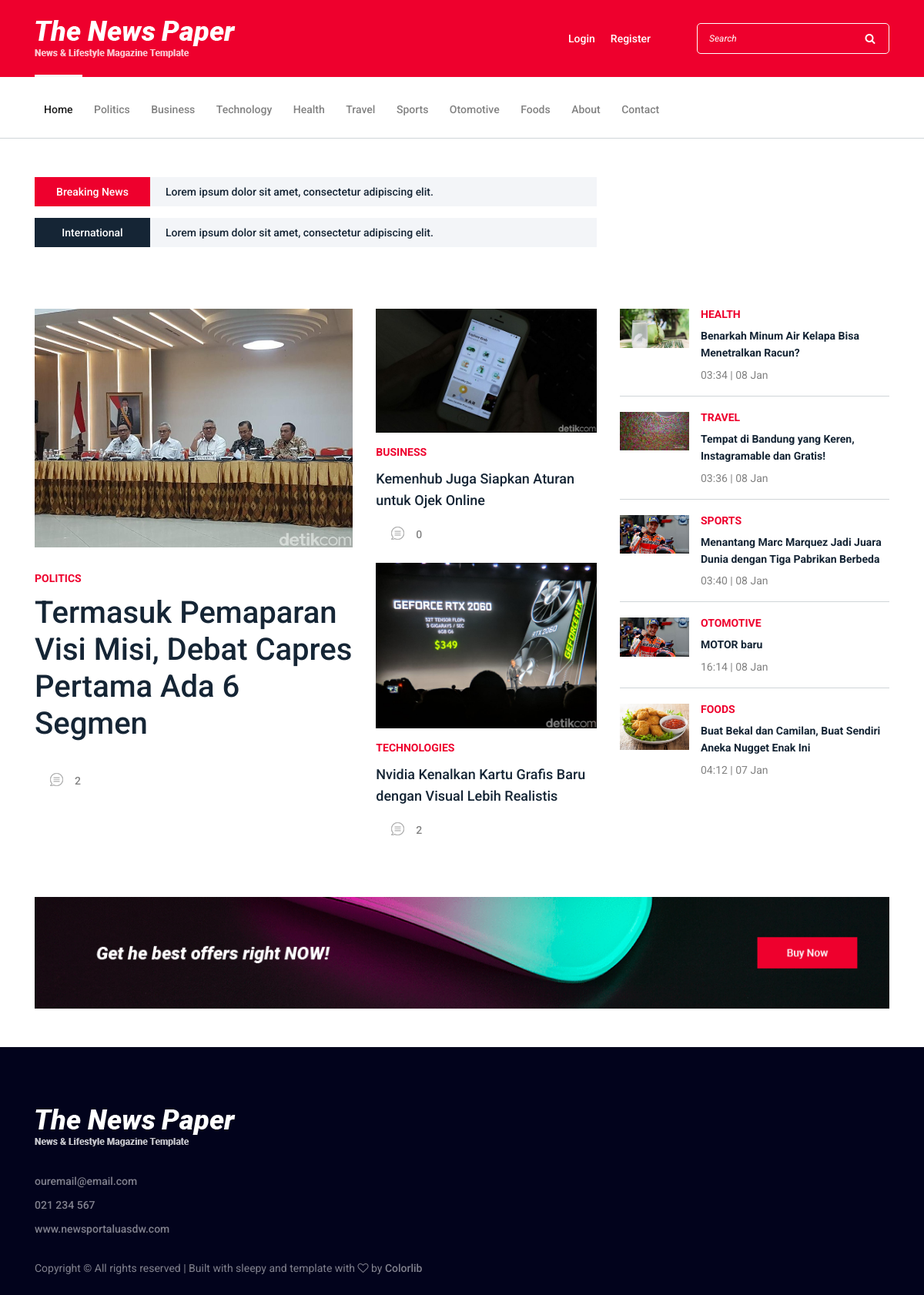
Screenshot of /user?page=home with the database file from the repository.
### tables this page shows
CREATE TABLE `berita` (
  `id` int(11) NOT NULL,
  `judul_berita` varchar(250) NOT NULL,
  `isi_berita` text NOT NULL,
  `kategori_brt` int(11) NOT NULL,
  `gambar` varchar(250) NOT NULL,
  `created_at` datetime NOT NULL
);

CREATE TABLE `kategori` (
  `id_kategori` int(11) NOT NULL,
  `kategori` varchar(20) NOT NULL
);

### user/index.php (called while the page is built, shortened)
<?php
  require_once 'templates/default.php';
?>

### config.php (called while the page is built, shortened)
<?php
  class dbConfig {
    public $koneksi;
    public function __construct() {
      if(!isset($this->koneksi)) {
        $this->koneksi = new PDO('mysql:host=localhost;dbname=db_news',"root","");
        $this->koneksi->setAttribute(PDO::ATTR_ERRMODE, PDO::ERRMODE_EXCEPTION);
      }
      return $this->koneksi;
    }
  }
?>

### user/pages/action.php (called while the page is built, shortened)
<?php
  include "../config.php";
  class DataDB extends dbConfig
  {
    function getLatestNews($kategori){
      $kategori = $this->kategori($kategori);
      $getData = $this->koneksi->prepare("SELECT * FROM berita INNER JOIN kategori
        ON berita.kategori_brt = kategori.id_kategori WHERE berita.kategori_brt =:kategori
        ORDER BY berita.id DESC LIMIT 1");
      $getData->bindParam(":kategori", $kategori);
      $getData->execute();
      return $getData->fetch();
    }
    function CommentCounter($id_berita){
      $getData = $this->koneksi->prepare("SELECT count(*) as jumlah FROM komentar
      INNER JOIN berita ON komentar.id_berita = berita.id INNER JOIN users ON
      komentar.id_users = users.id WHERE komentar.id_berita=:id_berita");
      $getData->bindParam(":id_berita", $id_berita);
      $getData->execute();
      return $getData->fetch();
    }
    function kategori($str){
      switch ($str) {
    		case 'politics':
    			$noid="1";
    			break;
    		case 'business':
    			$noid="2";
    			break;
    		case 'technologies':
    			$noid="3";
    			break;
    		case 'health':
    			$noid="4";
    			break;
    		case 'travel':
      		$noid="5";
      		break;
        case 'sports':
      		$noid="6";
      		break;
        case 'otomotive':
      		$noid="7";
      		break;
        case 'foods':
      		$noid="8";
      		break;
    	}
      return $noid;
    }
  }
?>

### user/pages/home.php (the view, shortened to what this page needs)
<?php
  include 'action.php';
  $dataDB = new DataDB();
?>
<div class="featured-post-area">
    <div class="container">
        <div class="row">
            <div class="col-12 col-md-6 col-lg-8">
                <div class="row">
                    <div class="col-12 col-lg-7">
                        <div class="single-blog-post featured-post">
                            <div class="post-thumb">
                              <?php
                                $kategori = "politics";
                                $data = $dataDB->getLatestNews($kategori);
                              ?>
                                <a href="#"><img src="<?php echo "/news/admin/assets/img/".$data['gambar'] ?>" alt=""></a>
                            </div>
                            <div class="post-data">
                                <a href="/news/user/?page=category&cat=politics" class="post-catagory"><?php echo $data['kategori'] ?></a>
                                <a href="/news/user/?page=readmore&news=<?php echo base64_encode($data['id']) ?>" class="post-title">
                                    <h6><?php echo $data['judul_berita'] ?></h6>
                                </a>
                                <div class="post-meta">
                                    <div class="d-flex align-items-center">
                                        <a href="#" class="post-comment"><img src="../asset/img/core-img/chat.png" alt=""> <span><?php echo $dataDB->CommentCounter($data['id'])['jumlah']; ?></span></a>
                                    </div>
                                </div>
                            </div>
                        </div>
                    </div>
                    <div class="col-12 col-lg-5">
                        <div class="single-blog-post featured-post-2">
                            <div class="post-thumb">
                              <?php
                                $kategori = "business";
                                $data = $dataDB->getLatestNews($kategori);
                              ?>
                                <a href="#"><img src="<?php echo "/news/admin/assets/img/".$data['gambar'] ?>" alt=""></a>
                            </div>
                            <div class="post-data">
                                <a href="/news/user/?page=category&cat=business" class="post-catagory"><?php echo $data['kategori'] ?></a>
                                <div class="post-meta">
                                    <a href="/news/user/?page=readmore&news=<?php echo base64_encode($data['id']) ?>" class="post-title">
                                        <h6><?php echo $data['judul_berita'] ?></h6>
                                    </a>
                                    <div class="d-flex align-items-center">
                                        <a href="#" class="post-comment"><img src="../asset/img/core-img/chat.png" alt=""> <span><?php echo $dataDB->CommentCounter($data['id'])['jumlah']; ?></span></a>
                                    </div>
                                </div>
                            </div>
                        </div>
                        <div class="single-blog-post featured-post-2">
                            <div class="post-thumb">
                              <?php
                                $kategori = "technologies";
                                $data = $dataDB->getLatestNews($kategori);
                              ?>
                                <a href="#"><img src="<?php echo "/news/admin/assets/img/".$data['gambar'] ?>" alt=""></a>
                            </div>
                            <div class="post-data">
                                <a href="/news/user/?page=category&cat=technologies" class="post-catagory"><?php echo $data['kategori'] ?></a>
                                <div class="post-meta">
                                    <a href="/news/user/?page=readmore&news=<?php echo base64_encode($data['id']) ?>" class="post-title">
                                        <h6><?php echo $data['judul_berita'] ?></h6>
                                    </a>
                                    <div class="d-flex align-items-center">
                                        <a href="#" class="post-comment"><img src="../asset/img/core-img/chat.png" alt=""> <span><?php echo $dataDB->CommentCounter($data['id'])['jumlah']; ?></span></a>
                                    </div>
                                </div>
                            </div>
                        </div>
                    </div>
                </div>
            </div>
            <div class="col-12 col-md-6 col-lg-4">
                <div class="single-blog-post small-featured-post d-flex">
                    <div class="post-thumb">
                      <?php
                        $kategori = "health";
                        $data = $dataDB->getLatestNews($kategori);
                      ?>
                        <a href="#"><img src="<?php echo "/news/admin/assets/img/".$data['gambar'] ?>" alt=""></a>
                    </div>
                    <div class="post-data">
                        <a href="/news/user/?page=category&cat=health" class="post-catagory"><?php echo $data['kategori'] ?></a>
                        <div class="post-meta">
                            <a href="/news/user/?page=readmore&news=<?php echo base64_encode($data['id']) ?>" class="post-title">
                                <h6><?php echo $data['judul_berita'] ?></h6>
                            </a>
                            <p class="post-date">
                              <span><?php echo date_format(date_create($data['created_at']), 'H:i'); ?></span> |
                              <span><?php echo date_format(date_create($data['created_at']), 'd M'); ?></span></p>
                        </div>
                    </div>
                </div>
                <div class="single-blog-post small-featured-post d-flex">
                    <div class="post-thumb">
                      <?php
                        $kategori = "travel";
                        $data = $dataDB->getLatestNews($kategori);
                      ?>
                        <a href="#"><img src="<?php echo "/news/admin/assets/img/".$data['gambar'] ?>" alt=""></a>
                    </div>
                    <div class="post-data">
                        <a href="/news/user/?page=category&cat=travel" class="post-catagory"><?php echo $data['kategori'] ?></a>
                        <div class="post-meta">
                            <a href="/news/user/?page=readmore&news=<?php echo base64_encode($data['id']) ?>" class="post-title">
                                <h6><?php echo $data['judul_berita'] ?></h6>
                            </a>
                            <p class="post-date">
                            <span><?php echo date_format(date_create($data['created_at']), 'H:i'); ?></span> |
                            <span><?php echo date_format(date_create($data['created_at']), 'd M'); ?></span></p>
                        </div>
                    </div>
                </div>
                <div class="single-blog-post small-featured-post d-flex">
                    <div class="post-thumb">
                      <?php
                        $kategori = "sports";
                        $data = $dataDB->getLatestNews($kategori);
                      ?>
                        <a href="#"><img src="<?php echo "/news/admin/assets/img/".$data['gambar'] ?>" alt=""></a>
                    </div>
                    <div class="post-data">
                        <a href="/news/user/?page=category&cat=sports" class="post-catagory"><?php echo $data['kategori'] ?></a>
                        <div class="post-meta">
                            <a href="/news/user/?page=readmore&news=<?php echo base64_encode($data['id']) ?>" class="post-title">
                                <h6><?php echo $data['judul_berita'] ?></h6>
                            </a>
                            <p class="post-date">
                              <span><?php echo date_format(date_create($data['created_at']), 'H:i'); ?></span> |
                              <span><?php echo date_format(date_create($data['created_at']), 'd M'); ?></span></p>
                        </div>
                    </div>
                </div>
                <div class="single-blog-post small-featured-post d-flex">
                    <div class="post-thumb">
                      <?php
                        $kategori = "otomotive";
                        $data = $dataDB->getLatestNews($kategori);
                      ?>
                        <a href="#"><img src="<?php echo "/news/admin/assets/img/".$data['gambar'] ?>" alt=""></a>
                    </div>
                    <div class="post-data">
                        <a href="/news/user/?page=category&cat=otomotive" class="post-catagory"><?php echo $data['kategori'] ?></a>
                        <div class="post-meta">
                            <a href="/news/user/?page=readmore&news=<?php echo base64_encode($data['id']) ?>" class="post-title">
                                <h6><?php echo $data['judul_berita'] ?></h6>
                            </a>
                            <p class="post-date">
                              <span><?php echo date_format(date_create($data['created_at']), 'H:i'); ?></span> |
                              <span><?php echo date_format(date_create($data['created_at']), 'd M'); ?></span></p>
                        </div>
                    </div>
                </div>
                <div class="single-blog-post small-featured-post d-flex">
                    <div class="post-thumb">
                      <?php
                        $kategori = "foods";
                        $data = $dataDB->getLatestNews($kategori);
                      ?>
                        <a href="#"><img src="<?php echo "/news/admin/assets/img/".$data['gambar'] ?>" alt=""></a>
                    </div>
                    <div class="post-data">
                        <a href="/news/user/?page=category&cat=foods" class="post-catagory"><?php echo $data['kategori'] ?></a>
                        <div class="post-meta">
                            <a href="/news/user/?page=readmore&news=<?php echo base64_encode($data['id']) ?>" class="post-title">
                                <h6><?php echo $data['judul_berita'] ?></h6>
                            </a>
                            <p class="post-date">
                            <span><?php echo date_format(date_create($data['created_at']), 'H:i'); ?></span> |
                            <span><?php echo date_format(date_create($data['created_at']), 'd M'); ?></span></p>
                        </div>
                    </div>
                </div>
            </div>
        </div>
    </div>
</div>

### rows the page displays
berita: gambar (picture), kategori_brt.kategori "POLITICS", judul_berita "Termasuk Pemaparan Visi Misi, Debat Capres Pertama Ada 6 Segmen"
berita: gambar (picture), kategori_brt.kategori "BUSINESS", judul_berita "Kemenhub Juga Siapkan Aturan untuk Ojek Online"
berita: gambar (picture), kategori_brt.kategori "TECHNOLOGIES", judul_berita "Nvidia Kenalkan Kartu Grafis Baru dengan Visual Lebih Realistis"
berita: gambar (picture), kategori_brt.kategori "HEALTH", judul_berita "Benarkah Minum Air Kelapa Bisa Menetralkan Racun?", created_at "03:34", created_at "08 Jan"
berita: gambar (picture), kategori_brt.kategori "TRAVEL", judul_berita "Tempat di Bandung yang Keren, Instagramable dan Gratis!", created_at "03:36", created_at "08 Jan"
berita: gambar (picture), kategori_brt.kategori "SPORTS", judul_berita "Menantang Marc Marquez Jadi Juara Dunia dengan Tiga Pabrikan Berbeda", created_at "03:40", created_at "08 Jan"
berita: gambar (picture), kategori_brt.kategori "OTOMOTIVE", judul_berita "MOTOR baru", created_at "16:14", created_at "08 Jan"
berita: gambar (picture), kategori_brt.kategori "FOODS", judul_berita "Buat Bekal dan Camilan, Buat Sendiri Aneka Nugget Enak Ini", created_at "04:12", created_at "07 Jan"

### other values shown
$dataDB->CommentCounter($data['id'])['jumlah'] "2"
$dataDB->CommentCounter($data['id'])['jumlah'] "0"
